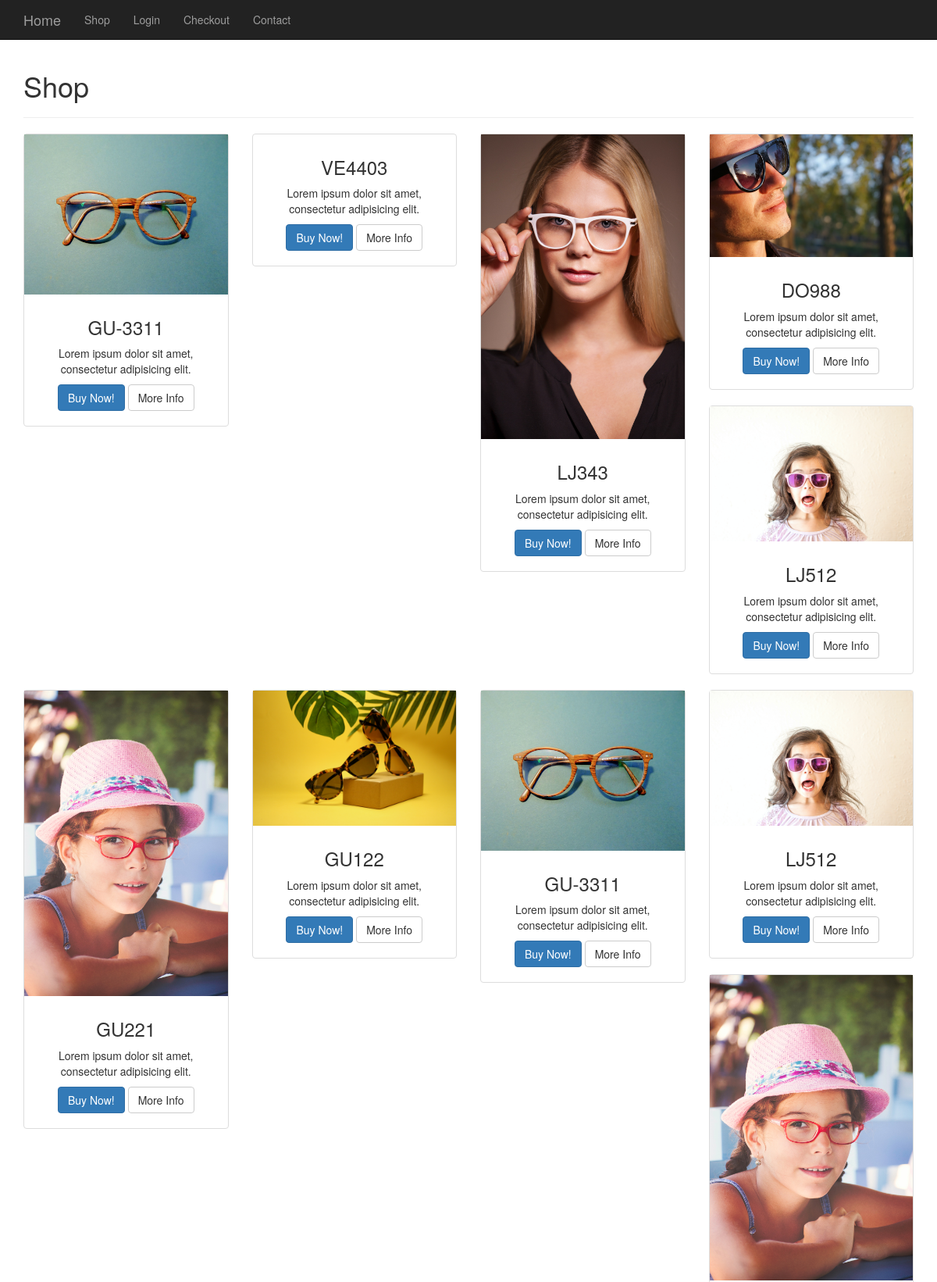
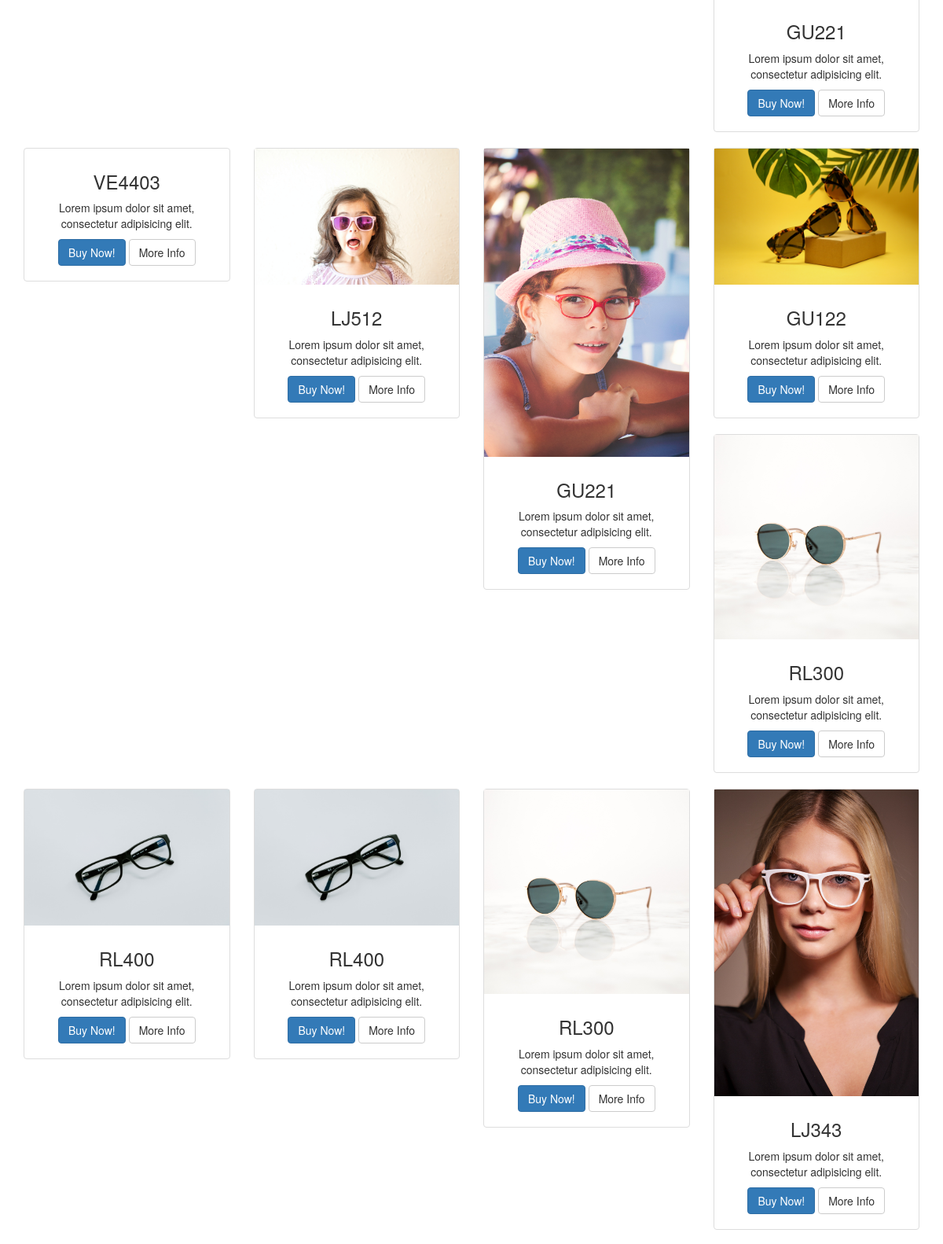
The page /shop.php (upper part) on the database its author committed (2 pictures, top to bottom).
### tables this page shows
CREATE TABLE `products` (
  `product_id` int(11) NOT NULL,
  `product_title` varchar(255) NOT NULL,
  `product_category_id` int(11) NOT NULL,
  `product_price` float NOT NULL,
  `product_quantity` int(11) NOT NULL,
  `product_description` text NOT NULL,
  `product_image` varchar(255) NOT NULL,
  `short_desc` text NOT NULL
);

### resources/functions.php (the view, shortened to what this page needs)
<?php
function query($sql){
    global $connection;
    return mysqli_query($connection, $sql);
}
function fetch_array($result){
    return mysqli_fetch_array($result);
}
function get_products_in_shop_page(){
    $query = query("SELECT * FROM products WHERE product_quantity >=1");
    while($row = fetch_array($query)){
        $product_image = display_picture($row['product_image']);
        $products = <<<DELIMETER
            <div class="col-md-3 col-sm-6 hero-feature">
                <div class="thumbnail">
                    <img src="../resources/$product_image" alt="">
                    <div class="caption">
                        <h3>{$row['product_title']}</h3>
                        <p>Lorem ipsum dolor sit amet, consectetur adipisicing elit.</p>
                        <p>
                            <a href="../resources/cart.php?add={$row['product_id']}" class="btn btn-primary">Buy Now!</a> <a href="item.php?id={$row['product_id']}" class="btn btn-default">More Info</a>
                        </ p>
                    </div>
                </div>
            </div>
        DELIMETER;
        echo $products;
    }
}
function display_picture($picture){
    return "uploads" . DS . $picture;
}
?>

### resources/templates/front/header.php (shortened to what this page needs)
<!DOCTYPE html>
<html lang="en">
<head>
    <link href="css/bootstrap.min.css" rel="stylesheet">
    <link href="css/shop-homepage.css" rel="stylesheet">
</head>
<body>
    <nav class="navbar navbar-inverse navbar-fixed-top" role="navigation">
        <?php
        include(TEMPLATE_FRONT . "/top_nav.php");
        ?>
    </nav>

### resources/templates/front/top_nav.php (shortened to what this page needs)
<div class="container">
            <div class="navbar-header">
                <a class="navbar-brand" href="index">Home</a>
            </div>
            <div class="collapse navbar-collapse" id="bs-example-navbar-collapse-1">
                <ul class="nav navbar-nav">
                    <li>
                        <a href="shop">Shop</a>
                    </li>
                    <?php
                    if(isset($_SESSION['username'])){
                        $admin_button = <<<DELIMETER
                        <li>
                        <a href="admin/index">Admin</a>
                        </li>
                        DELIMETER;
                        echo $admin_button;
                    } else {
                        $login_button = <<<DELIMETER
                        <li>
                        <a href="login">Login</a>
                        </li>
                        DELIMETER;
                        echo $login_button;
                    }
                    ?>
                     <li>
                        <a href="checkout">Checkout</a>
                    </li>
                    <li>
                        <a href="contact">Contact</a>
                    </li>
                </ul>
            </div>
        </div>

### public/shop.php (shortened to what this page needs)
<?php
include(TEMPLATE_FRONT . "/header.php");
?>
    <div class="container">
        <h1>Shop</h1>
        <hr>
         <div class="row text-center">
        <?php
        get_products_in_shop_page();
        ?>
        </div>
    </div>
<?php
include(TEMPLATE_FRONT . "/footer.php");
?>

### resources/templates/front/footer.php (shortened to what this page needs)
</body>
</html>

### public/css/shop-homepage.css (style rules this page uses)
body { padding-top: 70px; }
.caption { overflow: hidden; }
.caption p { overflow: hidden; display: -webkit-box; -webkit-line-clamp: 3; -webkit-box-orient: vertical; }
.thumbnail img { width: 100%; }
.thumbnail { padding: 0; }

### rows shown on the page
products: product_image (picture), product_title "GU-3311"
products: product_title "VE4403"
products: product_image (picture), product_title "LJ343"
products: product_image (picture), product_title "DO988"
products: product_image (picture), product_title "LJ512"
products: product_image (picture), product_title "GU221"
products: product_image (picture), product_title "GU122"
products: product_image (picture), product_title "GU-3311"
products: product_image (picture), product_title "LJ512"
products: product_image (picture), product_title "GU221"
products: product_title "VE4403"
products: product_image (picture), product_title "LJ512"
products: product_image (picture), product_title "GU221"
products: product_image (picture), product_title "GU122"
products: product_image (picture), product_title "RL300"
products: product_image (picture), product_title "RL400"
products: product_image (picture), product_title "RL400"
products: product_image (picture), product_title "RL300"
products: product_image (picture), product_title "LJ343"
